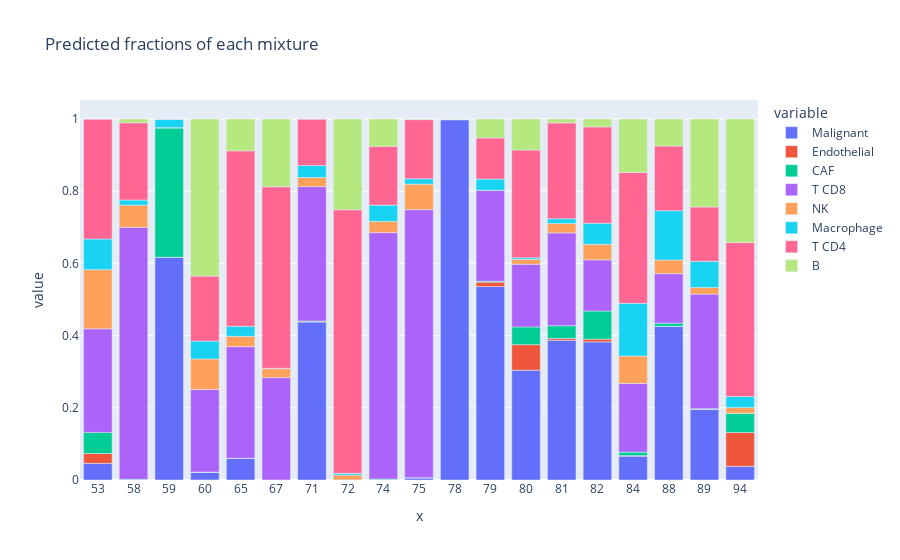

The cell this chart's notebook holds for it:
### Code cell
fig = px.bar(
    fractions_csx,  #.astype(index={"mixture_id": str}),
    x=fractions_csx.index.astype(str),
    y=fractions_csx.columns,
    title="Predicted fractions of each mixture"
)

fig.show()

### Figure 1 — Plotly figure (JSON) as saved in the notebook; plotly's stock layout.template omitted (floating-point values rounded to 4 significant figures)
{"data": [{"alignmentgroup": "True", "hovertemplate": "variable=Malignant<br>x=%{x}<br>value=%{y}<extra></extra>", "legendgroup": "Malignant", "marker": {"color": "#636efa", "pattern": {"shape": ""}}, "name": "Malignant", "offsetgroup": "Malignant", "orientation": "v", "showlegend": true, "textposition": "auto", "type": "bar", "x": ["53", "58", "59", "60", "65", "67", "71", "72", "74", "75", "78", "79", "80", "81", "82", "84", "88", "89", "94"], "xaxis": "x", "y": [0.04618, 0, 0.6171, 0.02184, 0.05954, 0, 0.4381, 0, 0, 0.006329, 0.9982, 0.5359, 0.3043, 0.3872, 0.3826, 0.0661, 0.4256, 0.1953, 0.03795], "yaxis": "y"}, {"alignmentgroup": "True", "hovertemplate": "variable=Endothelial<br>x=%{x}<br>value=%{y}<extra></extra>", "legendgroup": "Endothelial", "marker": {"color": "#EF553B", "pattern": {"shape": ""}}, "name": "Endothelial", "offsetgroup": "Endothelial", "orientation": "v", "showlegend": true, "textposition": "auto", "type": "bar", "x": ["53", "58", "59", "60", "65", "67", "71", "72", "74", "75", "78", "79", "80", "81", "82", "84", "88", "89", "94"], "xaxis": "x", "y": [0.02726, 0, 9.779e-07, 0.0001732, 0, 0, 0.0004665, 0, 0.0005446, 1.825e-05, 0, 0.01213, 0.07055, 0.005089, 0.00758, 0.001412, 0, 0.0004235, 0.09373], "yaxis": "y"}, {"alignmentgroup": "True", "hovertemplate": "variable=CAF<br>x=%{x}<br>value=%{y}<extra></extra>", "legendgroup": "CAF", "marker": {"color": "#00cc96", "pattern": {"shape": ""}}, "name": "CAF", "offsetgroup": "CAF", "orientation": "v", "showlegend": true, "textposition": "auto", "type": "bar", "x": ["53", "58", "59", "60", "65", "67", "71", "72", "74", "75", "78", "79", "80", "81", "82", "84", "88", "89", "94"], "xaxis": "x", "y": [0.05842, 0.002111, 0.3587, 0, 0.000411, 7.918e-06, 0.00184, 0.0003465, 0.002177, 0, 0.0005885, 0.002669, 0.04929, 0.03524, 0.07804, 0.00971, 0.008931, 0.001643, 0.05323], "yaxis": "y"}, {"alignmentgroup": "True", "hovertemplate": "variable=T CD8<br>x=%{x}<br>value=%{y}<extra></extra>", "legendgroup": "T CD8", "marker": {"color": "#ab63fa", "pattern": {"shape": ""}}, "name": "T CD8", "offsetgroup": "T CD8", "orientation": "v", "showlegend": true, "textposition": "auto", "type": "bar", "x": ["53", "58", "59", "60", "65", "67", "71", "72", "74", "75", "78", "79", "80", "81", "82", "84", "88", "89", "94"], "xaxis": "x", "y": [0.2869, 0.6979, 0, 0.2287, 0.3094, 0.2837, 0.3723, 0, 0.6825, 0.7425, 0, 0.2521, 0.1737, 0.2569, 0.1417, 0.1903, 0.1371, 0.3175, 0], "yaxis": "y"}, {"alignmentgroup": "True", "hovertemplate": "variable=NK<br>x=%{x}<br>value=%{y}<extra></extra>", "legendgroup": "NK", "marker": {"color": "#FFA15A", "pattern": {"shape": ""}}, "name": "NK", "offsetgroup": "NK", "orientation": "v", "showlegend": true, "textposition": "auto", "type": "bar", "x": ["53", "58", "59", "60", "65", "67", "71", "72", "74", "75", "78", "79", "80", "81", "82", "84", "88", "89", "94"], "xaxis": "x", "y": [0.164, 0.06141, 0.0002397, 0.08456, 0.02867, 0.02477, 0.02517, 0.01337, 0.03092, 0.07074, 0, 0, 0.01335, 0.026, 0.04297, 0.07586, 0.03779, 0.01817, 0.01569], "yaxis": "y"}, {"alignmentgroup": "True", "hovertemplate": "variable=Macrophage<br>x=%{x}<br>value=%{y}<extra></extra>", "legendgroup": "Macrophage", "marker": {"color": "#19d3f3", "pattern": {"shape": ""}}, "name": "Macrophage", "offsetgroup": "Macrophage", "orientation": "v", "showlegend": true, "textposition": "auto", "type": "bar", "x": ["53", "58", "59", "60", "65", "67", "71", "72", "74", "75", "78", "79", "80", "81", "82", "84", "88", "89", "94"], "xaxis": "x", "y": [0.08498, 0.01409, 0.02346, 0.04965, 0.02797, 0.0009146, 0.03353, 0.004722, 0.04527, 0.01487, 0, 0.03082, 0.004457, 0.01344, 0.05849, 0.1461, 0.1366, 0.07268, 0.03072], "yaxis": "y"}, {"alignmentgroup": "True", "hovertemplate": "variable=T CD4<br>x=%{x}<br>value=%{y}<extra></extra>", "legendgroup": "T CD4", "marker": {"color": "#FF6692", "pattern": {"shape": ""}}, "name": "T CD4", "offsetgroup": "T CD4", "orientation": "v", "showlegend": true, "textposition": "auto", "type": "bar", "x": ["53", "58", "59", "60", "65", "67", "71", "72", "74", "75", "78", "79", "80", "81", "82", "84", "88", "89", "94"], "xaxis": "x", "y": [0.3323, 0.214, 0.0005533, 0.1799, 0.4858, 0.5029, 0.1285, 0.7301, 0.163, 0.1638, 0.0001331, 0.1141, 0.2985, 0.2653, 0.2667, 0.3624, 0.1791, 0.1506, 0.4265], "yaxis": "y"}, {"alignmentgroup": "True", "hovertemplate": "variable=B<br>x=%{x}<br>value=%{y}<extra></extra>", "legendgroup": "B", "marker": {"color": "#B6E880", "pattern": {"shape": ""}}, "name": "B", "offsetgroup": "B", "orientation": "v", "showlegend": true, "textposition": "auto", "type": "bar", "x": ["53", "58", "59", "60", "65", "67", "71", "72", "74", "75", "78", "79", "80", "81", "82", "84", "88", "89", "94"], "xaxis": "x", "y": [0, 0.01048, 0, 0.4352, 0.08812, 0.1878, 0.0001341, 0.2515, 0.0756, 0.001705, 0.001037, 0.05233, 0.08587, 0.01086, 0.0219, 0.1481, 0.07481, 0.2436, 0.3422], "yaxis": "y"}], "layout": {"autosize": true, "barmode": "relative", "legend": {"title": {"text": "variable"}, "tracegroupgap": 0}, "title": {"text": "Predicted fractions of each mixture"}, "xaxis": {"anchor": "y", "autorange": true, "domain": [0, 1], "range": [-0.5, 18.5], "title": {"text": "x"}, "type": "category"}, "yaxis": {"anchor": "x", "autorange": true, "domain": [0, 1], "range": [0, 1.053], "title": {"text": "value"}, "type": "linear"}}}
